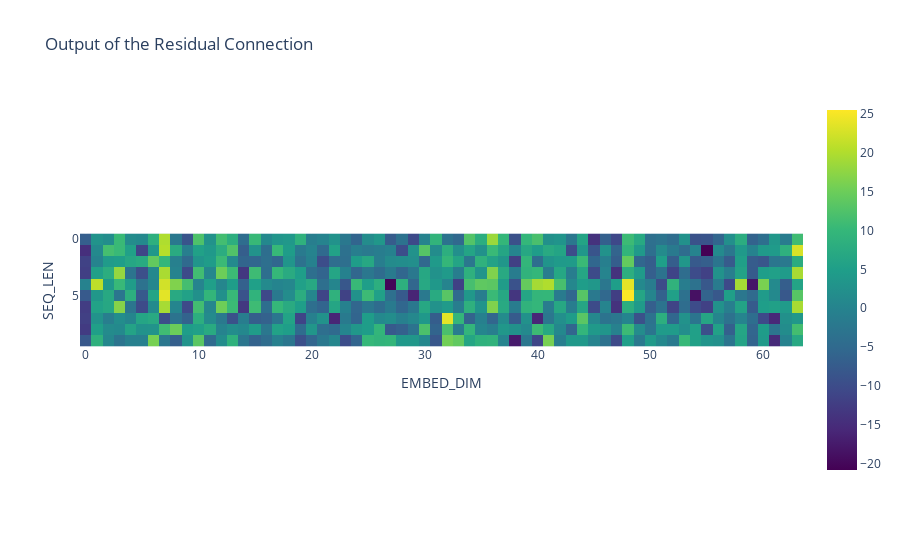

The notebook cell saved with this chart:
### Markdown cell above
### ***4) Residual Connection and Layer Norm***

### Code cell
residual_connection = linear_attention + positional_embeddings
px.imshow(residual_connection[0], title="Output of the Residual Connection", labels=dict(x="EMBED_DIM", y="SEQ_LEN"), color_continuous_scale="VIRIDIS")

### Figure 1 — Plotly figure (JSON) as saved in the notebook; plotly's stock layout.template omitted (floating-point values rounded to 4 significant figures; data arrays with more than 128 entries replaced by an {"elided": "..."} marker saying what was removed)
{"data": [{"coloraxis": "coloraxis", "hovertemplate": "EMBED_DIM: %{x}<br>SEQ_LEN: %{y}<br>color: %{z}<extra></extra>", "name": "0", "type": "heatmap", "xaxis": "x", "yaxis": "y", "z": {"elided": "10x64 float values"}}], "layout": {"coloraxis": {"colorscale": [[0, "#440154"], [0.1111, "#482878"], [0.2222, "#3e4989"], [0.3333, "#31688e"], [0.4444, "#26828e"], [0.5556, "#1f9e89"], [0.6667, "#35b779"], [0.7778, "#6ece58"], [0.8889, "#b5de2b"], [1, "#fde725"]]}, "title": {"text": "Output of the Residual Connection"}, "xaxis": {"anchor": "y", "constrain": "domain", "domain": [0, 1], "scaleanchor": "y", "title": {"text": "EMBED_DIM"}}, "yaxis": {"anchor": "x", "autorange": "reversed", "constrain": "domain", "domain": [0, 1], "title": {"text": "SEQ_LEN"}}}}
